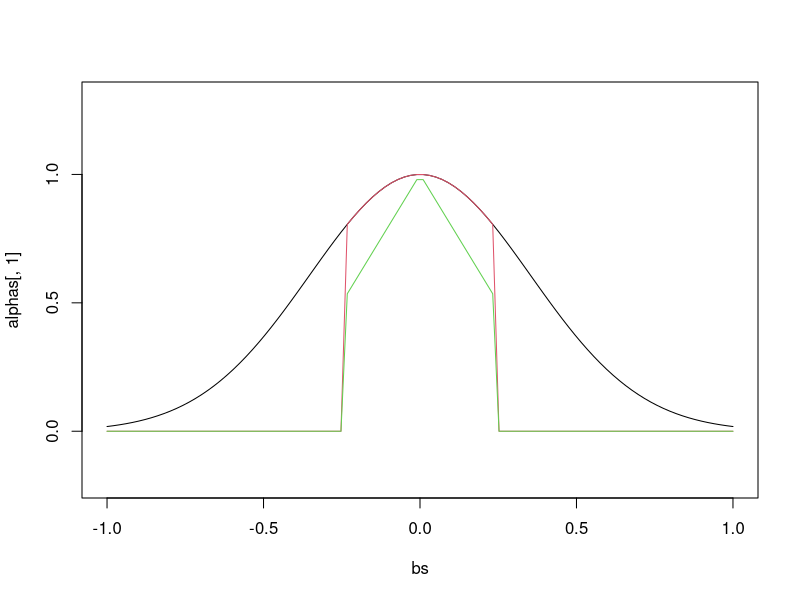
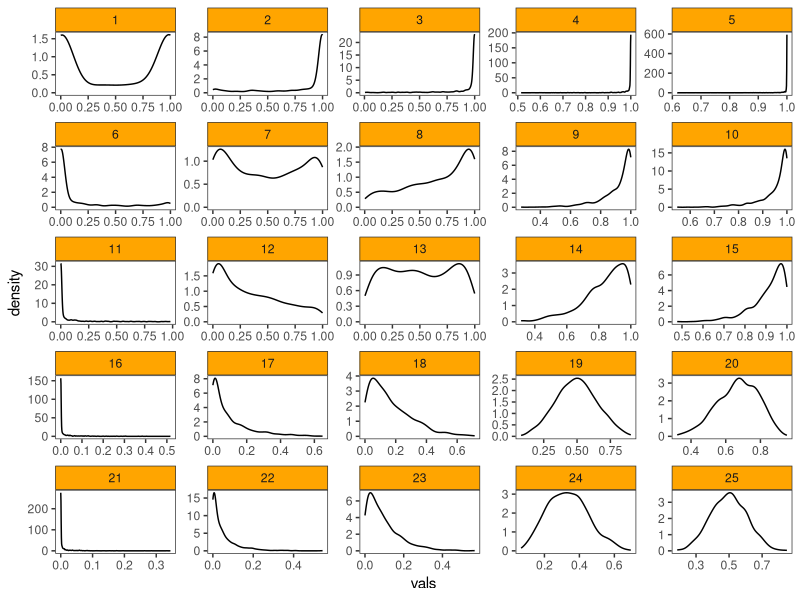

R code for these plots, in order: (Note: this script raises an error after producing the figures.)
#Functions
library(truncnorm)
library(tidyverse)

theme_set(theme_bw())
theme_update(panel.grid = element_blank(),
             strip.background = element_rect(fill = 'orange'))

cbpalette <-
  c(
    "#E69F00",
    "#56B4E9",
    "#009E73",
    "#F0E442",
    "#0072B2",
    "#D55E00",
    "#CC79A7",
    "#C5E772",
    "#4F2CAA"
  )


#Error function
erfun<-function(x){
  return(2 * pnorm(x * sqrt(2)) - 1)
}


#Determine competitive kernels

#Gaussian kernel
alpha.g<-function(a,b,omega){
  if(is.na(a)==TRUE | is.na(b)==TRUE){return(0)}
  alpha<-exp(-((a-b)^2/(omega)^2))
  return(alpha)           
}

#Gaussian kernel with threshold (Truncated Gaussian). Very high value of threshold leads to a regular Gaussian kernel.

alpha.gt<-function(a,b,omega,t){
  if(is.na(a)==TRUE | is.na(b)==TRUE){return(0)}
  alpha<-exp(-((a-b)^2/(omega)^2))
  if(abs(a-b)>t){alpha<-0}
  return(alpha)           
}

#Triangle kernel with threshold t
alpha.tri<-function(a,b,slope,t){
  if(is.na(a)==TRUE | is.na(b)==TRUE){return(0)}
  if(abs(a-b)>t){return(alpha<-0)}
  if(((a-b)>-t) & ((a-b)<=0)){alpha<-(1+(slope*(a-b)))}
  if(((a-b)>0) & ((a-b)<t)){alpha<-(1-(slope*(a-b)))}
  return(alpha)
}


#Plot kernels 
a<-0
bs<-seq(-1,1,length.out=100)
alphas<-matrix(ncol=3,nrow=100)
omega<-0.5
t<-0.25
slope=2
for(i in 1:100){
  b<-bs[i]
  alphas[i,1]<-alpha.g(a,b,omega)
  alphas[i,2]<-alpha.gt(a,b,omega,t)
  alphas[i,3]<-alpha.tri(a,b,slope,t)
}
plot(alphas[,1]~bs,type="l",ylim=c(-0.2,1.3))
lines(alphas[,2]~bs,col=2)
lines(alphas[,3]~bs,col=3)




#This function gives beta functions for three kernel functions for a given pair of trait distributions
beta.gt<-function(a,b,omega,t){
  mean.a<-mean(a)
  int<-0
  for(i in 1:10000){
    a1<-sample(a,1)
    b1<-sample(b,1)
    int<-int+((a1-mean.a)*alpha.gt(a1,b1,omega,t))
  }
  int<-int/10000
  return(int)
}


beta.tri<-function(a,b,slope,t){
  mean.a<-mean(a)
  int<-0
  for(i in 1:10000){
    a1<-sample(a,1)
    b1<-sample(b,1)
    int<-int+((a1-mean.a)*alpha.tri(a1,b1,slope,t))
  }
  int<-int/10000
  return(int)
}


dat=NULL

pars=expand.grid(s1=c(0.1,0.5,1,5,10),s2=c(0.1,0.5,1,5,10))

for(i in 1:nrow(pars)){
  
  dat=bind_rows(dat,tibble(par1=pars[i,1],par2=pars[i,2],ind=i,vals=rbeta(1000,pars[i,1],pars[i,2])))
  
}

dat%>%
ggplot(aes(vals))+
geom_density()+
facet_wrap(vars(ind),scales="free")  


#Scenario 1: Flat trait distributions 
means=seq(0.1,0.9, length.out=50)
a=runif(1000,0.4,0.6)

res=NULL

for(i in 1:length(means)){
  
  b=runif(1000,means[i]-0.1,means[i]+1)
  
  res=bind_rows(res,tibble(mean=means[i],
                       beta_gt=beta.gt(a,b,0.5,0.25),
                       beta_tri=beta.tri(a,b,2,0.25)))
  
}


#plot beta function for normal trait distributions (truncated) and truncated Gaussian kernel
m=seq(-5,5,length.out=200)
sdval=1
omega=1
t=2

int=0
a=rtruncnorm(10^4,-5,5,m[i],sdval)
b=rtruncnorm(10^4,-5,5,0,sdval)

betas=NULL

for (i in 1:length(m)){
  
  int=0
  
for (j in 1:length(a)){
  
  a1<-runif(1,-5,5)
  b1<-runif(1,m[i]-2.5,m[i]+2.5)
  int<-int+(a1*alpha.tri(a1,b1,t))  
  
  
}
  
  betas=c(betas,int/length(a))
  
}


plot(-betas~m,type="l")





#plot beta function for different trait distribution shapes. Functions for trait distributions:
#1. Normal, 2. Uniform 3. Multimodal
betas<-c()

t<-1
omega<-0.5

t1<-rnorm(100,0,1)
t1<-runif(100,-5,5)
t1<-c(rnorm(50,0,1)+rnorm(50,3,1))


a.mean<-mean(t1)
bs<-matrix(nrow=100,ncol=100)
for(i in 1:nrow(bs)){
  bs[i,]<-c(rnorm(50,sample((-5:5),1),1),rnorm(50,sample((-5:5),1),1))
}

b.means<-apply(bs,1,mean)

for(i in 1:length(b.means)){
 # b.mean<-b.means[i]
  #t2<-rtruncnorm(500,-1,1,b.mean,0.5)
  #t2<-runif(100,b.mean-5,b.mean+5)
  #t2<-rnorm(100,b.mean,1)
  t2<-bs[i]
  
  beta.g<-c(beta.g,beta.num(t1,t2)[1])
  beta.gt<-c(beta.gt,beta.num(t1,t2)[2])
  beta.tri<-c(beta.tri,beta.num(t1,t2)[3])
}
plot(beta.gt~b.means,ylim=c(-0.2,0.2),cex.lab=1.5,ylab="",
     xlab=expression(mu[i]*-mu[j]),main="Truncated Gaussian kernel")
title(ylab=expression(beta[ij]),line=1.9, cex.lab=1.5)
abline(h=0,lty=2)
abline(v=0,lty=2)
legend("topleft",bty="n",legend=c(expression('z'[i]*'~ U(-5,5)'),expression('z'[j]*'~ U('*mu[j]*'- 5,'*mu[j]*'+ 5)')))

legend("topright",bty="n",legend=c(expression('z'[i]*'~ N('*mu[i]*',0.5)'),expression('z'[j]*'~ N('*mu[j]*',0.5)')))
legend("topleft",bty="n",legend=c("Both species have bimodal trait distributions"))




t1<-rnorm(1000,-5,1)
t2<-t1[t1>-5]
t2<-t2[t2<5]

ss<-seq(-5,0,by=0.3)
dff<-c()
for(i in 1:length(ss)){
  s1<-rnorm(1000,ss[i],1)
  s2<-s1[s1>-5]
  s2<-s2[s2<5]
  dff<-c(dff,(beta.num(t1,s1,omega,t)[2]-beta.num(t2,s2,omega,t)[2]))
}

plot(dff~ss,type="l")




##############
#Draw a generic beta function
b<-seq(-8,5,length.out=200)
bet1<-vector(length=200)
for(i in 1:length(b)){
  a1<-runif(500,-5,5)
  b1<-runif(500,b[i],b[i]+3)
  bet1[i]<--beta.num(a1,b1,0.5,0.5)
  
}
b0<-b+1.5
plot(bet1~b0,type="l")
#,axes=FALSE,ann=FALSE)

p1<-plot(bet1~b,type="l",axes=FALSE,ann=FALSE)

tiff('beta_num.tiff', units="in", width=10, height=5, res=300)
plot(bet1~b,type="l",axes=FALSE,ann=FALSE)
dev.off()


######################################################################
# New analysis
#Estimate the conditions under which species may exhibit convergent evolution
#Represent this probability in terms of parameters of competition kernel, and trait 
#distributions
